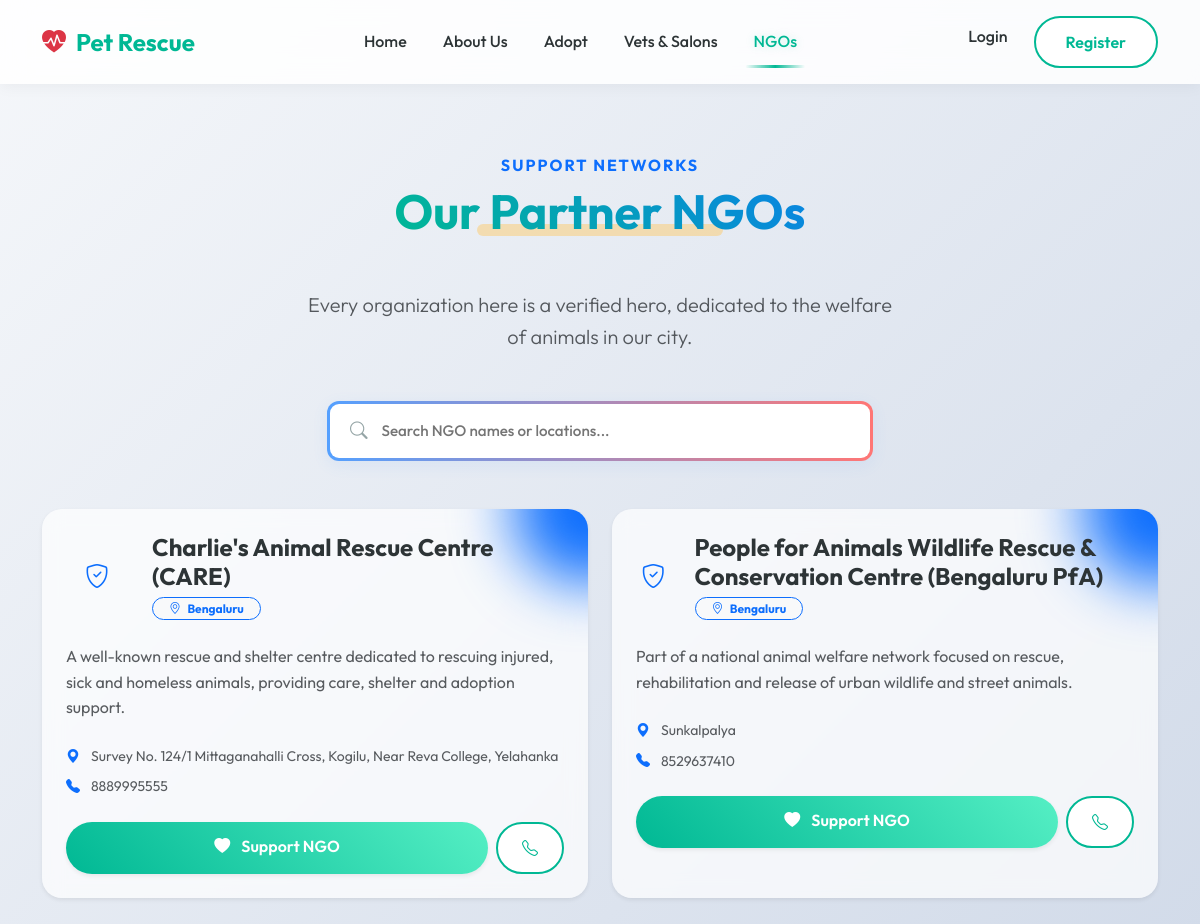
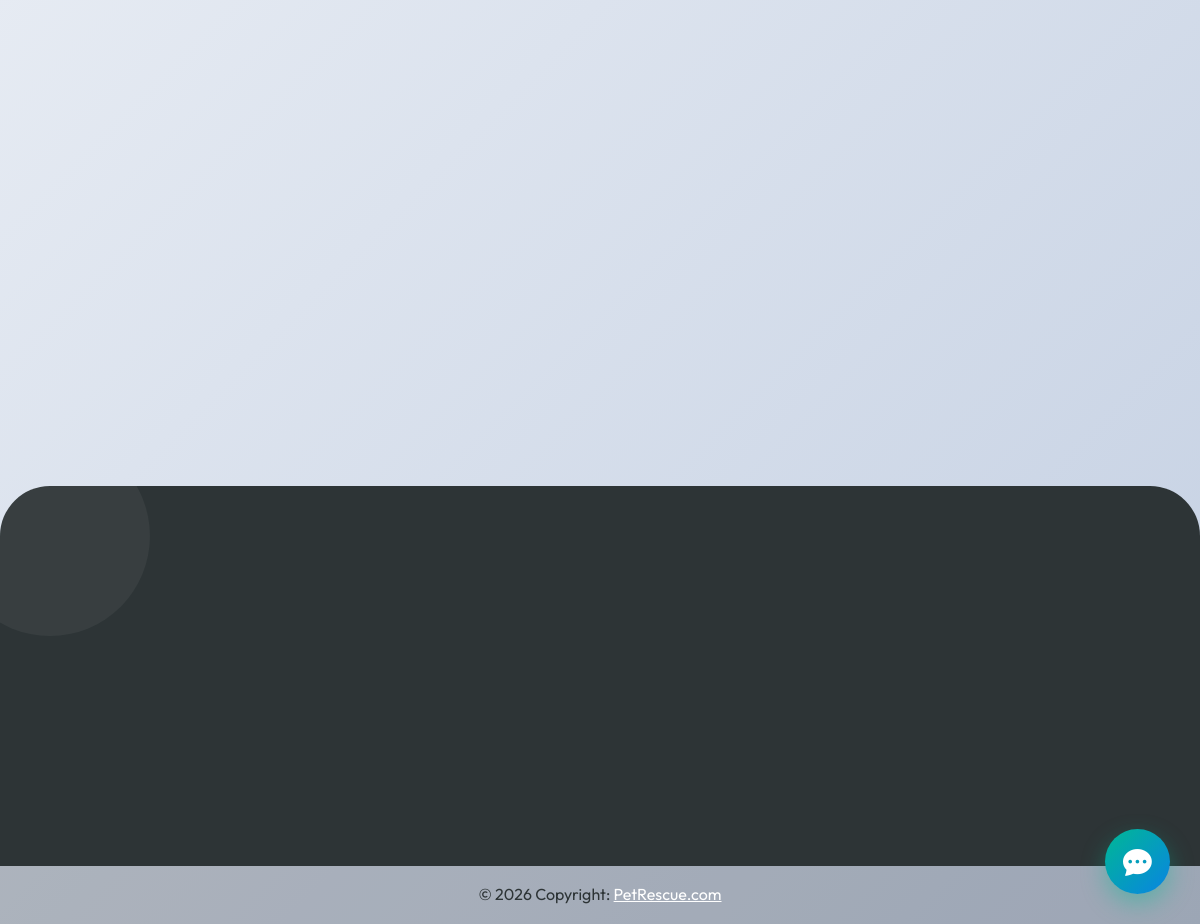
The app's page /ngos.php with its own data (2 pictures, top to bottom).
### tables this page shows
CREATE TABLE `ngos` (
  `id` int(11) NOT NULL AUTO_INCREMENT,
  `user_id` int(11) NOT NULL,
  `ngo_name` varchar(100) NOT NULL,
  `description` text NOT NULL,
  `address` varchar(255) NOT NULL,
  `city` varchar(100) NOT NULL,
  `services` text NOT NULL,
  `registration_certificate` varchar(255) DEFAULT NULL,
  `status` enum('pending','approved','rejected') NOT NULL DEFAULT 'pending',
  `created_at` timestamp NOT NULL DEFAULT current_timestamp(),
  PRIMARY KEY (`id`),
  KEY `user_id` (`user_id`),
  CONSTRAINT `ngos_ibfk_1` FOREIGN KEY (`user_id`) REFERENCES `users` (`id`) ON DELETE CASCADE
);

CREATE TABLE `users` (
  `id` int(11) NOT NULL AUTO_INCREMENT,
  `name` varchar(100) NOT NULL,
  `email` varchar(100) NOT NULL,
  `password` varchar(255) NOT NULL,
  `phone` varchar(20) NOT NULL,
  `role` enum('user','ngo','admin') NOT NULL DEFAULT 'user',
  `created_at` timestamp NOT NULL DEFAULT current_timestamp(),
  `is_archived` tinyint(1) DEFAULT 0,
  PRIMARY KEY (`id`),
  UNIQUE KEY `email` (`email`)
);

### ngos.php (the view, shortened to what this page needs)
<?php
require_once 'config.php';
include 'includes/header.php';
$query = "SELECT n.*, u.phone as contact_phone FROM ngos n JOIN users u ON n.user_id = u.id WHERE n.status='approved'";
$ngos = $conn->query($query)->fetchAll();
?>
<div class="container mt-5 pt-4">
    <div class="text-center mb-5 animate-on-scroll">
        <h6 class="text-uppercase text-primary fw-bold mb-2" style="letter-spacing: 2px;">Support Networks</h6>
        <h2 class="display-5 fw-bold section-title"><span class="text-gradient">Our Partner NGOs</span></h2>
        <p class="lead text-muted mx-auto" style="max-width: 600px;">Every organization here is a verified hero,
            dedicated to the welfare of animals in our city.</p>
    </div>
    <div class="row justify-content-center mb-5">
        <div class="col-md-6">
            <div class="formal-search-bar">
                <div class="search-segment">
                    <i class="bi bi-search"></i>
                    <input type="text" id="ngoGlobalSearch" placeholder="Search NGO names or locations...">
                </div>
            </div>
        </div>
    </div>
    <div class="row g-4" id="ngoContainer">
        <?php foreach ($ngos as $n):
            $search_name = strtolower(preg_replace('/[^a-zA-Z0-9]/', '', $n['ngo_name']));
            $search_city = strtolower(preg_replace('/[^a-zA-Z0-9]/', '', $n['city']));
            $search_address = strtolower(preg_replace('/[^a-zA-Z0-9]/', '', $n['address']));
            ?>
            <div class="col-md-6 mb-4 ngo-card-col animate-on-scroll" data-name="<?= htmlspecialchars($search_name) ?>"
                data-place="<?= htmlspecialchars($search_city . $search_address) ?>">
                <div class="glass-card h-100 border-0 shadow-sm p-4 overflow-hidden position-relative">
                    <div class="position-absolute top-0 end-0 bg-primary opacity-10 rounded-circle"
                        style="width: 150px; height: 150px; margin-right: -75px; margin-top: -75px; filter: blur(30px);">
                    </div>
                    <div class="d-flex align-items-center mb-4 position-relative">
                        <div class="bg-primary-soft text-primary rounded-circle d-flex align-items-center justify-content-center me-4"
                            style="width: 64px; height: 64px; font-size: 1.5rem;">
                            <i class="bi bi-shield-check"></i>
                        </div>
                        <div>
                            <h4 class="fw-bold mb-1">
                                <?= htmlspecialchars($n['ngo_name']) ?>
                            </h4>
                            <span class="badge bg-light text-primary border-primary border rounded-pill px-3">
                                <i class="bi bi-geo-alt me-1"></i> <?= htmlspecialchars($n['city']) ?>
                            </span>
                        </div>
                    </div>
                    <div class="mb-4">
                        <p class="text-muted mb-4"><?= htmlspecialchars($n['description']) ?></p>
                        <div class="d-flex flex-column gap-2">
                            <p class="small text-muted mb-0"><i class="bi bi-geo-alt-fill text-primary me-2"></i>
                                <?= htmlspecialchars($n['address']) ?></p>
                            <p class="small text-muted mb-0"><i class="bi bi-telephone-fill text-primary me-2"></i>
                                <?= htmlspecialchars($n['contact_phone'] ?? 'N/A') ?></p>
                        </div>
                    </div>
                    <div class="d-flex gap-2">
                        <a href="donate.php?ngo_id=<?= $n['id'] ?>"
                            class="btn btn-primary rounded-pill px-4 shadow-sm flex-grow-1"><i
                                class="bi bi-heart-fill me-2"></i> Support NGO</a>
                        <a href="tel:<?= $n['contact_phone'] ?? '' ?>"
                            class="btn btn-outline-primary rounded-pill px-4 bg-white"><i class="bi bi-telephone"></i></a>
                    </div>
                </div>
            </div>
        <?php endforeach; ?>
    </div>
</div>
<?php include 'includes/footer.php'; ?>

### assets/css/style.css (style rules this page uses)
:root { --primary-color: #00b894; --primary-hover: #00a884; --secondary-color: #0984e3; --accent-color: #fdcb6e; --danger-color: #ff7675; --dark-bg: #2d3436; --light-bg: #dfe6e9; --text-main: #2d3436; --text-muted: #636e72; --white: #ffffff; --glass-bg: rgba(255, 255, 255, 0.7); --glass-border: rgba(255, 255, 255, 0.5); --glass-shadow: 0 8px 32px 0 rgba(31, 38, 135, 0.15); --radius-sm: 10px; --radius-md: 20px; --radius-lg: 30px; --radius-xl: 50px; --vibrant-pink: #ff6b81; --vibrant-violet: #6c5ce7; }
body { font-family: 'Outfit', sans-serif; color: var(--text-main); background: linear-gradient(135deg, #f5f7fa 0%, #c3cfe2 100%); min-height: 100vh; line-height: 1.6; overflow-x: hidden; }
a, button, .btn { cursor: pointer; }
.glass-card { background: var(--glass-bg); backdrop-filter: blur(10px); -webkit-backdrop-filter: blur(10px); border: 1px solid var(--glass-border); box-shadow: var(--glass-shadow); border-radius: var(--radius-md); transition: all 0.4s cubic-bezier(0.175, 0.885, 0.32, 1.275); }
.text-gradient { background: linear-gradient(45deg, var(--primary-color), var(--secondary-color)); -webkit-background-clip: text; -webkit-text-fill-color: transparent; background-clip: text; }
.btn { border-radius: var(--radius-xl); padding: 12px 30px; font-weight: 600; transition: all 0.3s cubic-bezier(0.175, 0.885, 0.32, 1.275); border: none; position: relative; overflow: hidden; }
.btn-primary { background: linear-gradient(45deg, var(--primary-color), #55efc4); color: white; border: none; box-shadow: 0 4px 0 #009678, 0 8px 15px rgba(0, 184, 148, 0.2); transition: all 0.2s ease; }
.btn-outline-primary { border: 2px solid var(--primary-color); color: var(--primary-color); background: #ffffff; }
.section-title { position: relative; display: inline-block; margin-bottom: 3rem; font-weight: 700; z-index: 1; }
.section-title::before { content: ''; position: absolute; width: 60%; height: 12px; bottom: 5px; left: 20%; background: var(--accent-color); opacity: 0.5; z-index: -1; border-radius: 20px; transition: width 0.3s; }
.animate-on-scroll { opacity: 0; transform: translateY(30px); transition: all 0.8s cubic-bezier(0.175, 0.885, 0.32, 1.275); }
.animate-on-scroll.is-visible { opacity: 1; transform: translateY(0) scale(1) rotate(0); }

### ngos.php (style rules this page uses)
.formal-search-bar { display: flex; align-items: center; background: #ffffff; border: 3px solid transparent; background: linear-gradient(#fff, #fff) padding-box, linear-gradient(270deg, #54a0ff, #00d2ff, #a29bfe, #ff7675, #54a0ff) border-box; background-size: 400% 400%; border-radius: 12px; padding: 5px; box-shadow: 0 4px 15px rgba(84, 160, 255, 0.1); transition: all 0.3s ease; animation: rgbFlow 6s ease infinite; }
.search-segment { display: flex; align-items: center; flex: 1; padding: 8px 15px; }
.search-segment i { color: #95a5a6; margin-right: 12px; font-size: 1.1rem; }
.search-segment input { border: none; width: 100%; outline: none; font-size: 0.95rem; color: #2c3e50; font-weight: 500; }

### records on screen
ngos: ngo_name "Charlie's Animal Rescue Centre (CARE)", city "Bengaluru", description "A well-known rescue and shelter centre dedicated to rescuing injured, sick and homeless animals, providing care, shelter and adoption support.", address "Survey No. 124/1 Mittaganahalli Cross, Kogilu, Near Reva College, Yelahanka", user.phone "8889995555"
ngos: ngo_name "People for Animals Wildlife Rescue & Conservation Centre (Bengaluru PfA)", city "Bengaluru", description "Part of a national animal welfare network focused on rescue, rehabilitation and release of urban wildlife and street animals.", address "Sunkalpalya", user.phone "8529637410"
